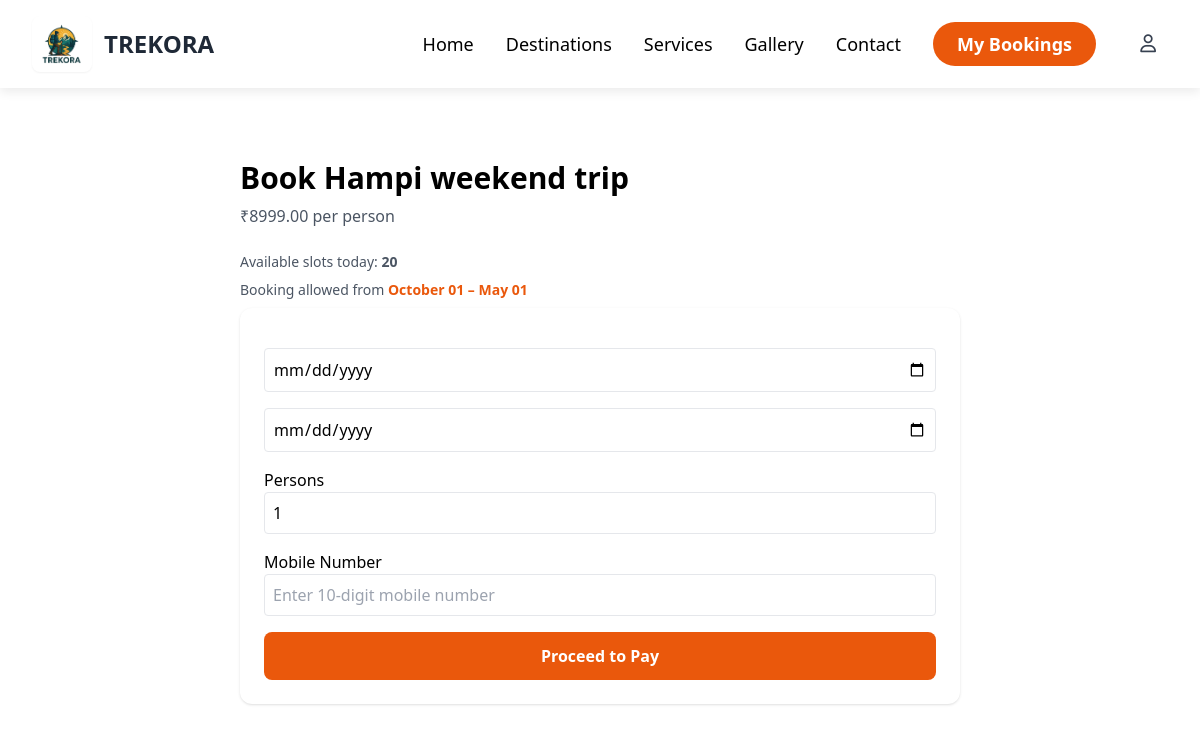
Screenshot of /book/8/ (signed in) with the database file from the repository.
### destinations/models.py (models this page shows, shortened)
class Destination(models.Model):
    STATUS_CHOICES = (
        ("available", "Available"),
        ("unavailable", "Unavailable"),
    )
    name = models.CharField(max_length=200)
    location = models.CharField(max_length=200)
    price = models.DecimalField(max_digits=10, decimal_places=2)
    image = models.ImageField(upload_to="destinations/", blank=True, null=True)
    description = models.TextField(blank=True)
    duration = models.CharField(max_length=100, blank=True)
    status = models.CharField(
        max_length=20,
        choices=STATUS_CHOICES,
        default="available"
    )
    start_date = models.DateField()
    end_date = models.DateField()
    best_season_start = models.DateField(null=True, blank=True)
    best_season_end = models.DateField(null=True, blank=True)
    capacity_per_day = models.IntegerField(default=20)
    transport_mode = models.CharField(max_length=100, blank=True)
    rating = models.FloatField(default=0)
    whatsapp_group_link = models.URLField(blank=True, null=True)
    created_at = models.DateTimeField(auto_now_add=True)

### bookings/views.py (the view, shortened to what this page needs)
# urls.py: path('book/<int:destination_id>/', views.book_destination, name='book_destination'),
@login_required
def book_destination(request, destination_id):
    destination = get_object_or_404(Destination, id=destination_id)
    return render(request, "bookings/book_destination.html", {
        "destination": destination,
        "today": date.today(),
        "season_start": destination.best_season_start,
        "season_end": destination.best_season_end
    })

### accounts/templates/bookings/book_destination.html (shortened to what this page needs)
{% extends "base.html" %}
{% block content %}
<div class="max-w-3xl mx-auto px-6 py-16">
  <h1 class="text-3xl font-bold mb-2">
    Book {{ destination.name }}
  </h1>
  <p class="text-gray-600 mb-6">
    ₹{{ destination.price }} per person
  </p>
  <p class="text-sm text-gray-600 mb-2">
    Available slots today:
    <span class="font-semibold">
      {{ destination.capacity_per_day }}
    </span>
  </p>
  <p class="text-sm text-gray-600 mb-2">
  Booking allowed from
  <span class="font-semibold text-orange-600">
    {{ season_start|date:"F d" }} – {{ season_end|date:"F d" }}
  </span>
</p>
  <form method="POST"
        class="bg-white rounded-xl shadow p-6 space-y-4">
    <input type="date" name="start_date"
       min="{{ season_start|default:today }}"
       max="{{ season_end }}"
       class="w-full border p-2 rounded"
       required>
    <input type="date" name="end_date"
       min="{{ season_start|default:today }}"
       max="{{ season_end }}"
       class="w-full border p-2 rounded"
       required>
    <div>
      <label class="block font-medium">Persons</label>
      <input type="number" name="persons" min="1" value="1" required
             class="w-full border p-2 rounded">
    </div>
    <div>
      <label class="block font-medium">Mobile Number</label>
      <input type="tel" name="mobile_number" required
            pattern="[6-9]{1}[0-9]{9}"
            maxlength="10"
            placeholder="Enter 10-digit mobile number"
            class="w-full border p-2 rounded">
    </div>
    <button
      class="w-full bg-orange-600 hover:bg-orange-700 text-white py-3 rounded-lg font-semibold">
      Proceed to Pay
    </button>
  </form>
</div>
{% endblock %}

### rows the page displays
Destination: name "Hampi weekend trip", price "8999.00", capacity_per_day "20", best_season_start "October 01", best_season_end "May 01"
